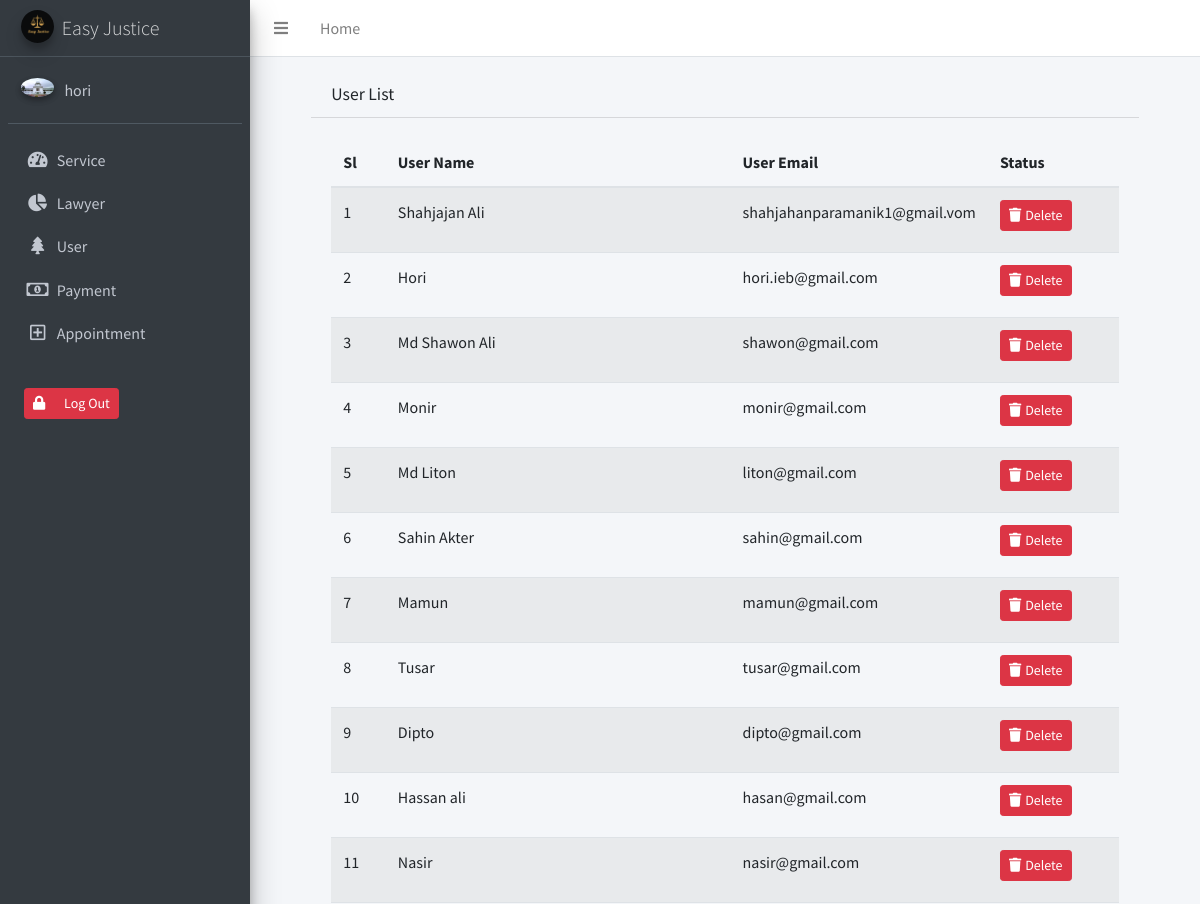
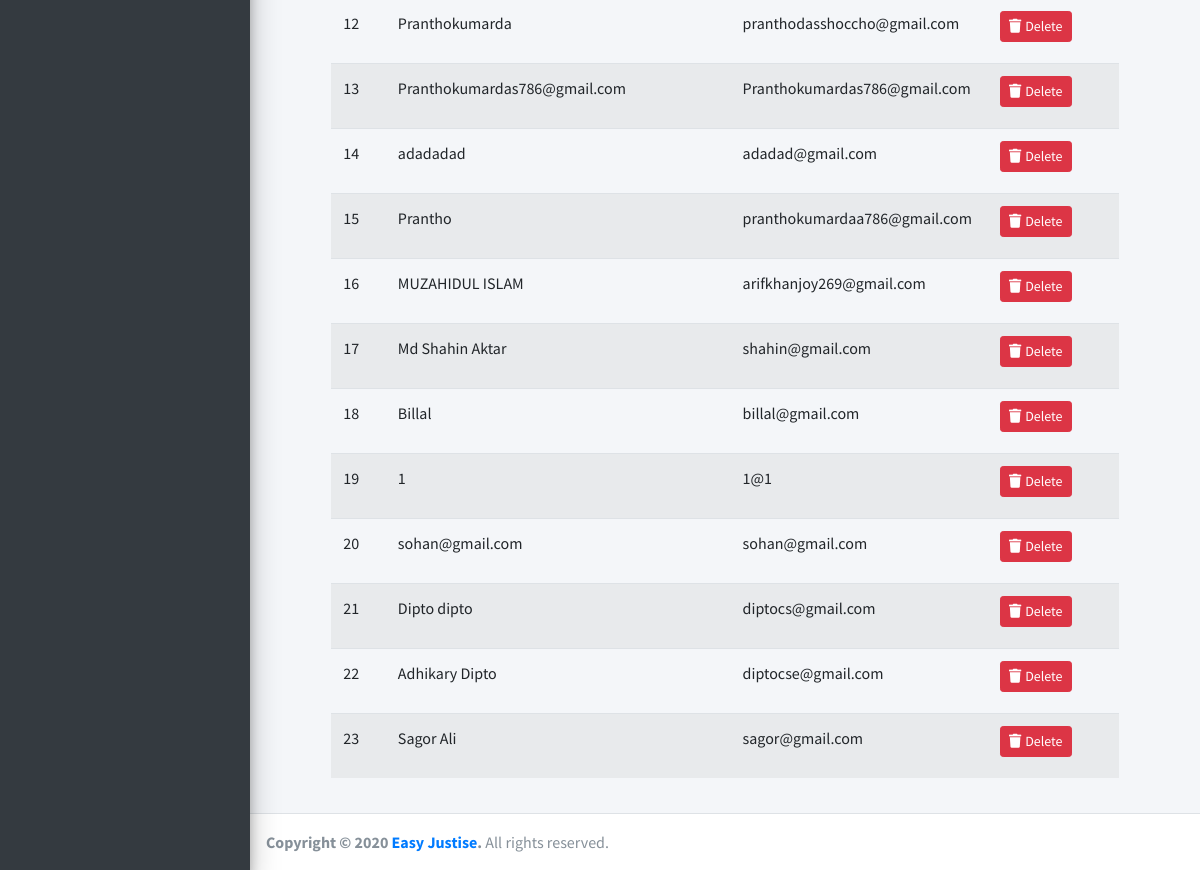
/Admin/user.php (signed in), run on the app's committed database (2 pictures, top to bottom).
### tables this page shows
CREATE TABLE `client` (
  `cid` int(11) NOT NULL,
  `name` varchar(100) NOT NULL,
  `uname` varchar(255) NOT NULL,
  `email` varchar(100) NOT NULL,
  `phone` int(11) NOT NULL,
  `nid` varchar(255) NOT NULL,
  `password` varchar(255) NOT NULL,
  `img` varchar(255) NOT NULL DEFAULT 'userp.png',
  `time` timestamp NOT NULL DEFAULT current_timestamp()
);

### class/class.php (called while the page is built, shortened)
<?php
class database
{
   public $link;
   public function __construct()
   {
      $this->link = mysqli_connect('localhost', 'larajaha_lawu', 'Password101!', 'larajaha_law') or die("error is:".mysqli_connect_error());
   }
   public function select($data)
   {
      $sel = mysqli_query($this->link, $data);
      if ($sel) {
         return $sel;
      }
   }
}

### Admin/user.php (the view, shortened to what this page needs)
<?php include('inc/header.php'); ?>
<div class="content-wrapper">
    <section class="content-header">
        <div class="container-fluid">
            <div class="col-11 mx-md-auto mr-auto">
                <div class="card-header">
                    <h3 class="card-title">User List</h3>
                </div>
                <div class="card-body" style='overflow-x:scroll'>
                    <table class="table table-striped" style="width:100%">
                        <thead>
                            <tr>
                                <th>Sl</th>
                                <th>User Name</th>
                                <th>User Email</th>
                                <th>Status</th>
                            </tr>
                        </thead>
                        <tbody>
                            <?php
                            $i = 1;
                            $que = "SELECT * FROM `client`";
                            $quer = $db->select($que);
                            if (mysqli_num_rows($quer) >= 1) {
                                while ($row = mysqli_fetch_assoc($quer)) { ?>
                                    <tr>
                                        <td>
                                            <?php echo $i++; ?>
                                        </td>
                                        <td>
                                            <?php echo $row['name']; ?>
                                        </td>
                                        <td style="width: 30%;">
                                            <p><?php echo $row['email']; ?></p>
                                        </td>
                                        <td class="">
                                            <a class="btn btn-danger btn-sm" href="?cdid=<?php echo $row['cid']; ?>">
                                               <i class="fas fa-trash mr-1"></i>Delete
                                            </a>
                                        </td>
                                    </tr>
                            <?php
                                }
                            } else {
                                echo "<h1 style='text:center'>Sorry....Yor have no Message</h1>";
                            }
                            ?>
                        </tbody>
                    </table>
                </div>
            </div>
        </div>
    </section>
</div>
<?php include('inc/footer.php'); ?>

### data on the page
client: name "Shahjajan Ali", email "shahjahanparamanik1@gmail.vom"
client: name "Hori", email "hori.ieb@gmail.com"
client: name "Md Shawon Ali", email "shawon@gmail.com"
client: name "Monir", email "monir@gmail.com"
client: name "Md Liton", email "liton@gmail.com"
client: name "Sahin Akter", email "sahin@gmail.com"
client: name "Mamun", email "mamun@gmail.com"
client: name "Tusar", email "tusar@gmail.com"
client: name "Dipto", email "dipto@gmail.com"
client: name "Hassan ali", email "hasan@gmail.com"
client: name "Nasir", email "nasir@gmail.com"
client: name "Pranthokumarda", email "pranthodasshoccho@gmail.com"
client: name "Pranthokumardas786@gmail.com", email "Pranthokumardas786@gmail.com"
client: name "adadadad", email "adadad@gmail.com"
client: name "Prantho", email "pranthokumardaa786@gmail.com"
client: name "MUZAHIDUL ISLAM", email "arifkhanjoy269@gmail.com"
client: name "Md Shahin Aktar", email "shahin@gmail.com"
client: name "Billal", email "billal@gmail.com"
client: name "1", email "1@1"
client: name "sohan@gmail.com", email "sohan@gmail.com"
client: name "Dipto dipto", email "diptocs@gmail.com"
client: name "Adhikary Dipto", email "diptocse@gmail.com"
client: name "Sagor Ali", email "sagor@gmail.com"

### other printed values
$_SESSION['adminname'] "hori"
